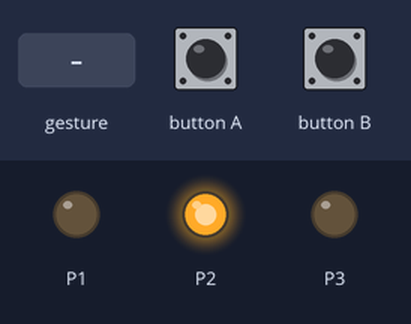
Recording of a program running on a simulated BBC micro:bit (MakeCode). On the bench: output pins drawn as LEDs (lit = HIGH). Inputs (shaded band) come from the test bench.

Above: at 1.2 s.
1.3 s: button A pressed for 0.15 s
At 1.7 s:
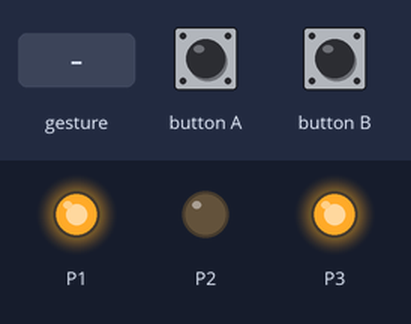
2.9 s: button B pressed for 0.15 s
At 4.2 s:
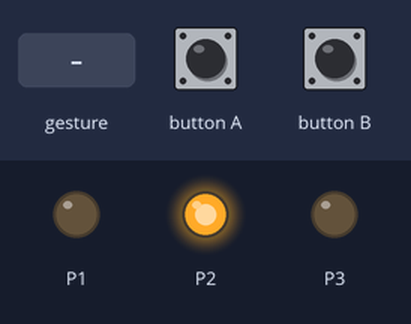
4.5 s: sound turns loud
At 5.6 s:
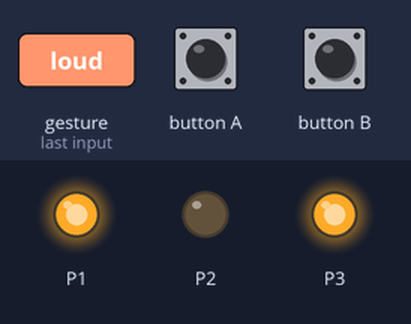
Timing chart, 0 to 7.5 s (numbered marks = the images above; inputs shaded):
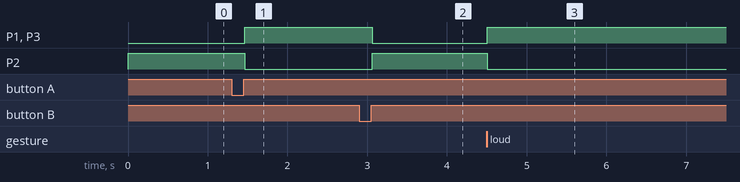

Measured:
- after the input at 1.3 s, P1, P3: LOW → HIGH after 0.16 s; P2: HIGH → LOW after 0.16 s
- after the input at 2.9 s, P1, P3: HIGH → LOW after 0.16 s; P2: LOW → HIGH after 0.16 s
- after the input at 4.5 s, P1, P3: LOW → HIGH at once; P2: HIGH → LOW at once

The program:

main.ts
```typescript
input.onButtonPressed(Button.A, function () {
    motor_ligado = 1
})
input.onSound(DetectedSound.Loud, function () {
    if (motor_ligado == 1) {
        motor_ligado = 0
    } else if (motor_ligado == 0) {
        motor_ligado = 1
    }
})
input.onButtonPressed(Button.B, function () {
    motor_ligado = 0
})
let motor_ligado = 0
led.enable(false)
motor_ligado = 0
pins.digitalWritePin(DigitalPin.P1, 0)
pins.digitalWritePin(DigitalPin.P2, 1)
pins.digitalWritePin(DigitalPin.P3, 0)
basic.forever(function () {
    if (motor_ligado == 1) {
        pins.digitalWritePin(DigitalPin.P1, 1)
        pins.digitalWritePin(DigitalPin.P2, 0)
        pins.digitalWritePin(DigitalPin.P3, 1)
    } else if (motor_ligado == 0) {
        pins.digitalWritePin(DigitalPin.P1, 0)
        pins.digitalWritePin(DigitalPin.P2, 1)
        pins.digitalWritePin(DigitalPin.P3, 0)
    }
})
```

test.ts
```typescript
// testes vão aqui; isto não será compilado quando este pacote for usado como uma extensão.
```
